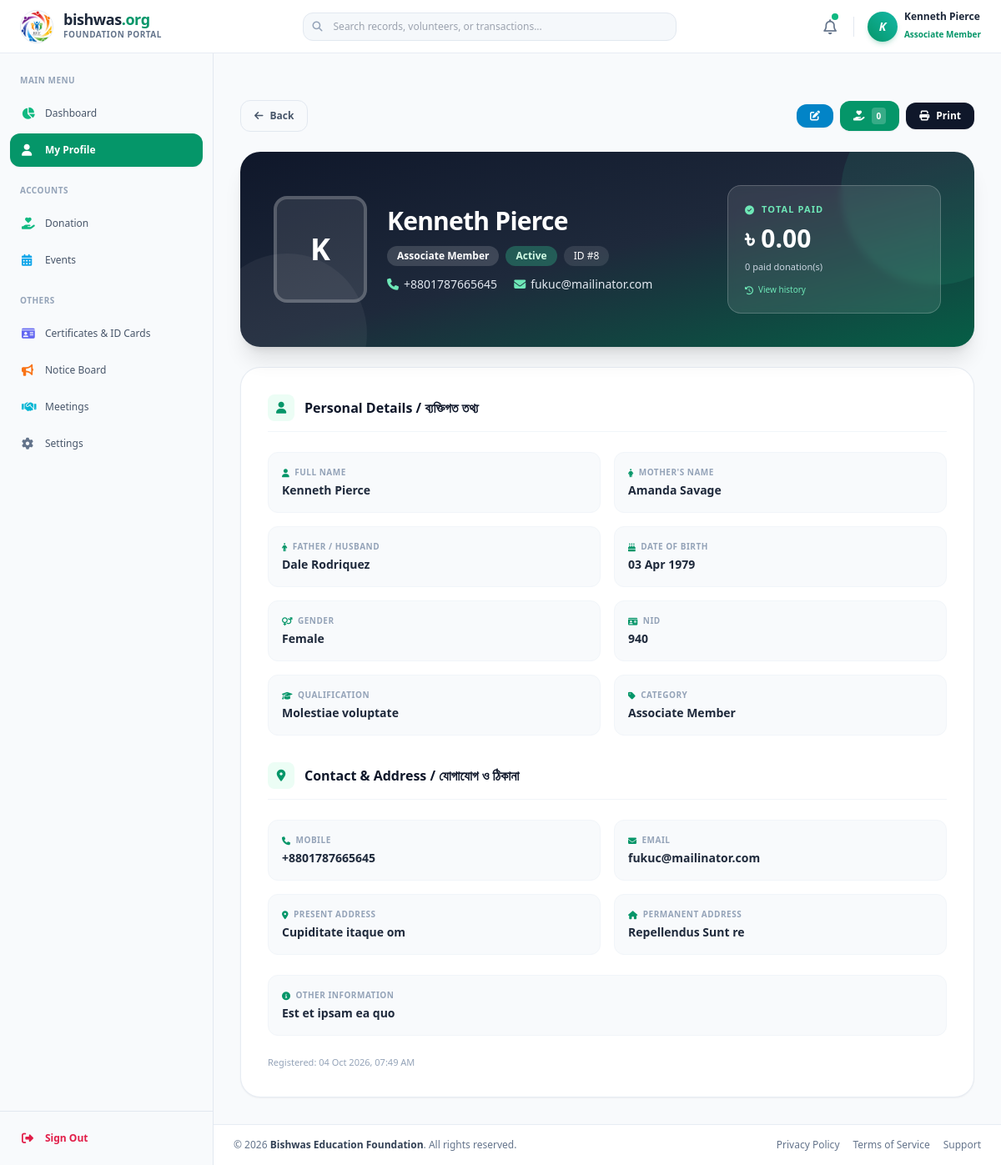
Page /portal/index.php?page=view_member&id=8 (signed in) on the committed database.
### tables this page shows
CREATE TABLE `branding_settings` (
  `id` int(11) NOT NULL DEFAULT 1,
  `site_title` varchar(255) DEFAULT 'Bishwas Education Foundation',
  `site_logo` varchar(255) DEFAULT 'public/assets/logo_BG.png',
  `favicon_icon` varchar(255) DEFAULT 'public/assets/logo.png'
);

CREATE TABLE `users` (
  `id` int(11) NOT NULL,
  `photo` varchar(255) DEFAULT NULL,
  `member_name` varchar(150) NOT NULL,
  `mother_name` varchar(150) NOT NULL DEFAULT '',
  `father_husband_name` varchar(150) NOT NULL DEFAULT '',
  `dob` date DEFAULT NULL,
  `gender` varchar(20) NOT NULL DEFAULT '',
  `id_type` varchar(30) DEFAULT NULL,
  `id_number` varchar(50) DEFAULT NULL,
  `qualification` varchar(150) DEFAULT NULL,
  `mobile_no` varchar(20) NOT NULL,
  `email` varchar(150) DEFAULT NULL,
  `present_address` text DEFAULT NULL,
  `permanent_address` text DEFAULT NULL,
  `other_info` varchar(255) DEFAULT NULL,
  `user_type` enum('Admin','General Member','Associate Member','Life Member','Volunteer Member') DEFAULT 'General Member',
  `status` enum('Active','Pending') NOT NULL DEFAULT 'Pending',
  `password` varchar(32) NOT NULL DEFAULT '827ccb0eea8a706c4c34a16891f84e7b',
  `created_at` timestamp NOT NULL DEFAULT current_timestamp()
);

### portal/pages/view_member.php (the view, shortened to what this page needs)
<?php
$connection = isset($db) ? $db : (isset($conn) ? $conn : null);
if ($connection) {
    mysqli_set_charset($connection, "utf8mb4");
}
$upload_dir = 'public/uploads/members/';
if (!function_exists('h')) {
    function h($s) { return htmlspecialchars((string) $s, ENT_QUOTES, 'UTF-8'); }
}
$id = (int) ($_GET['id'] ?? 0);
$st = mysqli_prepare($connection, "SELECT * FROM users WHERE id = ? LIMIT 1");
mysqli_stmt_bind_param($st, 'i', $id);
mysqli_stmt_execute($st);
$u = mysqli_fetch_assoc(mysqli_stmt_get_result($st));
$me = (int) ($_SESSION['user_id'] ?? $_SESSION['id'] ?? $_SESSION['uid'] ?? $_SESSION['member_id'] ?? 0);
$utype = $_SESSION['user_type'] ?? '';
if ($me > 0) {
    $rr = mysqli_fetch_row(mysqli_query($connection, "SELECT user_type FROM users WHERE id = " . $me . " LIMIT 1"));
    if ($rr) { $utype = $rr[0]; }
}
$isAdmin = ($utype === 'Admin');
$canEdit = ($u && ($isAdmin || ($me > 0 && $me === (int) $u['id'])));
$photo = ($u && !empty($u['photo']) && is_file($upload_dir . basename($u['photo'])))
    ? $upload_dir . basename($u['photo']) : '';
$donations     = [];
$total_paid    = 0;
$paid_count    = 0;
function info_row($label, $value, $icon) {
    $v = trim((string) $value) === ''
        ? '<span class="text-slate-300">—</span>'
        : nl2br(h($value));
    return '<div class="p-4 rounded-xl bg-slate-50 border border-slate-100">
        <p class="text-[10px] font-bold uppercase tracking-wider text-slate-400 flex items-center gap-1.5">
            <i class="fa-solid ' . $icon . ' text-emerald-600"></i> ' . h($label) . '
        </p>
        <p class="text-sm font-semibold text-slate-800 mt-1 break-words">' . $v . '</p>
    </div>';
}
$dob_text = '';
if ($u && !empty($u['dob']) && $u['dob'] !== '0000-00-00') {
    $dob_text = date('d M Y', strtotime($u['dob']));
}
?>
<div class="max-w-4xl mx-auto space-y-6">
    <div class="flex items-center justify-between print:hidden">
        <button onclick="history.back()"
            class="px-4 py-2.5 border border-slate-200 rounded-xl text-xs font-semibold text-slate-600 hover:bg-slate-50 transition-colors flex items-center gap-2">
            <i class="fa-solid fa-arrow-left"></i> Back
        </button>
        <?php if ($u) { ?>
            <div class="flex flex-wrap items-center justify-end gap-2">
                <?php if ($canEdit) { ?>
                <button onclick="openModal('memberEditModal')"
                    class="px-4 py-2 bg-sky-600 hover:bg-sky-700 text-white rounded-xl text-xs font-semibold flex items-center gap-2 shadow-sm">
                    <i class="fa-solid fa-pen-to-square"></i>
                </button>
                <?php } ?>
                <button onclick="openModal('memberDonationModal')"
                    class="px-4 py-2 bg-emerald-600 hover:bg-emerald-700 text-white rounded-xl text-xs font-semibold flex items-center gap-2 shadow-sm">
                    <i class="fa-solid fa-hand-holding-heart"></i>
                    <span class="px-1.5 py-0.5 rounded bg-white/20 text-[10px]"><?= count($donations) ?></span>
                </button>
                <button onclick="window.print()"
                    class="px-4 py-2 bg-slate-900 hover:bg-slate-800 text-white rounded-xl text-xs font-semibold flex items-center gap-2 shadow-sm">
                    <i class="fa-solid fa-print"></i> Print
                </button>
            </div>
        <?php } ?>
    </div>
    <?php if (!$u) { ?>
        <div class="p-6 rounded-2xl bg-rose-50 border border-rose-200 text-rose-700 text-sm font-semibold">
            <i class="fa-solid fa-circle-exclamation"></i> User পাওয়া যায়নি।
        </div>
    <?php } else { ?>
    <div class="relative overflow-hidden rounded-3xl bg-gradient-to-br from-slate-900 via-slate-800 to-emerald-800 text-white shadow-xl [print-color-adjust:exact] [-webkit-print-color-adjust:exact]">
        <div class="absolute -top-16 -right-16 w-56 h-56 rounded-full bg-emerald-400/10"></div>
        <div class="absolute -bottom-20 -left-10 w-48 h-48 rounded-full bg-white/5"></div>
        <div class="relative p-6 sm:p-10 flex flex-col lg:flex-row lg:items-center gap-6">
            <div class="flex flex-col sm:flex-row items-center gap-6 flex-1 min-w-0">
                <?php if ($photo) { ?>
                    <img src="<?= h($photo) ?>" alt="Photo"
                        class="w-28 h-32 rounded-2xl object-cover border-4 border-white/20 shadow-lg shrink-0">
                <?php } else { ?>
                    <div class="w-28 h-32 rounded-2xl bg-white/10 border-4 border-white/20 flex items-center justify-center text-4xl font-bold shrink-0">
                        <?= h(mb_strtoupper(mb_substr($u['member_name'], 0, 1))) ?>
                    </div>
                <?php } ?>
                <div class="text-center sm:text-left space-y-3 min-w-0">
                    <h1 class="text-2xl sm:text-3xl font-extrabold tracking-tight break-words"><?= h($u['member_name']) ?></h1>
                    <div class="flex flex-wrap justify-center sm:justify-start gap-2">
                        <span class="px-3 py-1 rounded-full bg-white/15 text-xs font-semibold"><?= h($u['user_type']) ?></span>
                        <span class="px-3 py-1 rounded-full text-xs font-semibold <?= $u['status'] == 'Active' ? 'bg-emerald-400/30 text-emerald-100' : 'bg-amber-400/30 text-amber-100' ?>">
                            <?= h($u['status'] ?: 'Pending') ?>
                        </span>
                        <span class="px-3 py-1 rounded-full bg-white/10 text-xs">ID #<?= (int) $u['id'] ?></span>
                    </div>
                    <div class="flex flex-col sm:flex-row sm:flex-wrap gap-x-5 gap-y-1 text-sm text-slate-200">
                        <span><i class="fa-solid fa-phone mr-1.5 text-emerald-300"></i>+88<?= h($u['mobile_no']) ?></span>
                        <?php if ($u['email'] != '') { ?>
                            <span class="break-all"><i class="fa-solid fa-envelope mr-1.5 text-emerald-300"></i><?= h($u['email']) ?></span>
                        <?php } ?>
                    </div>
                </div>
            </div>
            <button type="button" onclick="openModal('memberDonationModal')"
                class="shrink-0 w-full lg:w-64 text-left rounded-2xl bg-white/10 hover:bg-white/15 border border-white/20 backdrop-blur-sm p-5 transition-colors print:hidden">
                <div class="flex items-center gap-2 text-emerald-300 text-[11px] font-bold uppercase tracking-widest">
                    <i class="fa-solid fa-circle-check"></i> Total Paid
                </div>
                <div class="text-3xl font-extrabold mt-2 break-words">
                    ৳ <?= number_format($total_paid, 2) ?>
                </div>
                <div class="text-[11px] text-slate-300 mt-2">
                    <?= (int) $paid_count ?> paid donation(s)
                </div>
                <div class="text-[10px] text-emerald-300 mt-3 flex items-center gap-1.5">
                    <i class="fa-solid fa-clock-rotate-left"></i> View history
                </div>
            </button>
        </div>
    </div>
    <div class="bg-white rounded-3xl shadow-sm border border-slate-200/80 p-6 sm:p-8 space-y-6">
        <div class="flex items-center gap-3 border-b border-slate-100 pb-3">
            <span class="w-8 h-8 rounded-lg bg-emerald-50 text-emerald-600 flex items-center justify-center text-sm">
                <i class="fa-solid fa-user"></i>
            </span>
            <h2 class="text-base font-bold text-slate-900">Personal Details / ব্যক্তিগত তথ্য</h2>
        </div>
        <div class="grid grid-cols-1 sm:grid-cols-2 gap-4">
            <?php
            echo info_row('Full Name', $u['member_name'], 'fa-user');
            echo info_row("Mother's Name", $u['mother_name'], 'fa-person-dress');
            echo info_row('Father / Husband', $u['father_husband_name'], 'fa-person');
            echo info_row('Date of Birth', $dob_text, 'fa-cake-candles');
            echo info_row('Gender', $u['gender'], 'fa-venus-mars');
            echo info_row($u['id_type'] ?: 'ID Type', $u['id_number'], 'fa-id-card');
            echo info_row('Qualification', $u['qualification'], 'fa-graduation-cap');
            echo info_row('Category', $u['user_type'], 'fa-tag');
            ?>
        </div>
        <div class="flex items-center gap-3 border-b border-slate-100 pb-3 pt-2">
            <span class="w-8 h-8 rounded-lg bg-emerald-50 text-emerald-600 flex items-center justify-center text-sm">
                <i class="fa-solid fa-location-dot"></i>
            </span>
            <h2 class="text-base font-bold text-slate-900">Contact & Address / যোগাযোগ ও ঠিকানা</h2>
        </div>
        <div class="grid grid-cols-1 sm:grid-cols-2 gap-4">
            <?php
            echo info_row('Mobile', '+88' . $u['mobile_no'], 'fa-phone');
            echo info_row('Email', $u['email'], 'fa-envelope');
            echo info_row('Present Address', $u['present_address'], 'fa-location-dot');
            echo info_row('Permanent Address', $u['permanent_address'], 'fa-house');
            ?>
        </div>
        <?php echo info_row('Other Information', $u['other_info'], 'fa-circle-info'); ?>
        <?php if (!empty($u['created_at'])) { ?>
            <p class="text-[11px] text-slate-400">
                Registered: <?= h(date('d M Y, h:i A', strtotime($u['created_at']))) ?>
            </p>
        <?php } ?>
    </div>
    <?php } ?>
</div>

### portal/includes/header.php (shortened to what this page needs)
<?php
    include '../database/db.php';
    $sql = "SELECT * FROM branding_settings WHERE id = 1 LIMIT 1";
    $result = mysqli_query($db, $sql);
    $data = ($result && mysqli_num_rows($result) > 0) ? mysqli_fetch_assoc($result) : null;
    $site_title   = $data['site_title'] ?? 'Bishwas Education Foundation';
    $favicon_icon = !empty($data['favicon_icon']) ? $data['favicon_icon'] : 'public/assets/logo.png';
?>
<!DOCTYPE html>
<html lang="en">
<head>
    <script src="https://cdn.tailwindcss.com"></script>
    <link href="https://cdnjs.cloudflare.com/ajax/libs/font-awesome/6.4.0/css/all.min.css" rel="stylesheet">
</head>
<body class="bg-slate-50 font-sans text-slate-800 antialiased h-screen overflow-hidden flex flex-col">
    <header class="h-16 bg-white border-b border-slate-200/80 shadow-xs z-40 shrink-0 flex items-center justify-between px-4 lg:px-6">
        <div class="flex items-center gap-3">
            <a href="#" class="flex items-center gap-3 group">
                <div class="w-10 h-10 shrink-0 rounded-full overflow-hidden flex items-center justify-center border border-slate-200 shadow-xs group-hover:scale-105 transition-all">
                    <img src="../public/assets/<?php echo $favicon_icon; ?>" alt="Logo" class="w-full h-full object-cover" onerror="this.onerror=null; this.src='https://via.placeholder.com/40?text=BF';">
                </div>
                <div class="hidden sm:block">
                    <h1 class="font-bold text-lg leading-none tracking-tight text-slate-800 group-hover:text-emerald-600 transition-colors">
                        bishwas<span class="text-emerald-600 font-black">.org</span>
                    </h1>
                    <span class="text-[10px] text-slate-500 font-semibold tracking-wider uppercase block mt-0.5">
                        Foundation Portal
                    </span>
                </div>
            </a>
        </div>
        <div class="hidden md:flex items-center flex-1 max-w-md mx-8">
            <div class="relative w-full">
                <span class="absolute inset-y-0 left-0 pl-3 flex items-center text-slate-400">
                    <i class="fa-solid fa-magnifying-glass text-xs"></i>
                </span>
                <input type="text" placeholder="Search records, volunteers, or transactions..." class="w-full pl-9 pr-4 py-2 bg-slate-100/70 border border-slate-200 rounded-xl text-xs focus:outline-none focus:border-emerald-500 focus:bg-white transition-all">
            </div>
        </div>
        <div class="flex items-center gap-3">
            <button class="relative p-2 text-slate-500 hover:text-emerald-600 hover:bg-slate-100 rounded-xl transition-colors">
                <i class="fa-regular fa-bell text-lg"></i>
                <span class="absolute top-1.5 right-1.5 w-2 h-2 bg-emerald-500 rounded-full ring-2 ring-white"></span>
            </button>
            <div class="flex items-center gap-3 pl-1">
                <a href="index.php?page=view_member&id=<?= isset($_SESSION['user_id']) ? (int) $_SESSION['user_id'] : 0 ?>" class="flex items-center gap-2 group">
                    <div class="w-9 h-9 rounded-full bg-gradient-to-tr from-emerald-600 to-teal-500 text-white font-bold text-sm flex items-center justify-center shadow-md shadow-emerald-600/20">
                        <i><?php echo isset($_SESSION['member_name']) ? substr($_SESSION['member_name'], 0, 1) : 'U'; ?></i>
                    </div>
                    <div class="hidden lg:block text-left">
                        <h4 class="text-xs font-bold text-slate-800 leading-tight"><?php echo isset($_SESSION['member_name']) ? ($_SESSION['member_name']) : 'User Name'; ?></h4>
                        <span class="text-[10px] text-emerald-600 font-semibold"><?php echo isset($_SESSION['user_type']) ? ($_SESSION['user_type']) : 'User Type'; ?></span>
                    </div>
                </a>
            </div>
        </div>
    </header>

### portal/index.php (shortened to what this page needs)
<?php
    include 'includes/header.php';
?>
    <div class="flex-1 flex overflow-hidden relative">
        <?php include 'includes/sidebar.php'; ?>
        <main class="flex-1 overflow-y-auto flex flex-col justify-between bg-slate-50">
            <div class="p-4 sm:p-6 lg:p-8 space-y-6">
                <?php
                $page = isset($_GET['page']) ? $_GET['page'] : 'dashboard';
                switch ($page) {
                    case 'view_member':
                        $filePath = 'pages/view_member.php';
                        break;
                }
                if (file_exists($filePath)) {
                    include $filePath;
                } else {
                    include 'pages/404.php';
                }
                ?>
            </div>
            <footer class="bg-white border-t border-slate-200/80 py-4 px-6">
                <div class="flex flex-col sm:flex-row items-center justify-between gap-3 text-xs text-slate-500">
                    <p>© <?php echo date('Y'); ?> <span class="font-semibold text-slate-700"><a href="https://bishwas.org" target="_blank" class="hover:text-emerald-600 transition-colors"><?php echo isset($site_title) ? $site_title : 'Bishwas'; ?></a></span>. All rights reserved.</p>
                    <div class="flex items-center gap-4">
                        <a href="#" class="hover:text-emerald-600 transition-colors">Privacy Policy</a>
                        <a href="#" class="hover:text-emerald-600 transition-colors">Terms of Service</a>
                        <a href="#" class="hover:text-emerald-600 transition-colors">Support</a>
                    </div>
                </div>
            </footer>
        </main>
    </div>
<?php include 'includes/footer.php'; ?>

### rows in the picture
branding_settings: favicon_icon (picture), site_title "Bishwas Education Foundation"
users: member_name "K", member_name "Kenneth Pierce", user_type "Associate Member", status "Active", id "8", mobile_no "01787665645", email "fukuc@mailinator.com", member_name "Kenneth Pierce Amanda Savage Dale Rodriquez 03 Apr 1979 Female 940 Molestiae voluptate Associate Member fukuc@mailinator.com Cupiditate itaque om Repellendus Sunt re Est et ipsam ea quo", id_type "NID", created_at "04 Oct 2026, 07:49 AM"

### other values in the picture
substr($_SESSION['member_name'], 0, 1) "K"
$_SESSION['member_name'] "Kenneth Pierce"
$_SESSION['user_type'] "Associate Member"
count($donations) "0"
$total_paid "0.00"
$paid_count "0"
$label "FULL NAME MOTHER'S NAME FATHER / HUSBAND DATE OF BIRTH GENDER QUALIFICATION CATEGORY MOBILE EMAIL PRESENT ADDRESS PERMANENT ADDRESS OTHER INFORMATION"
$value "+8801787665645"
